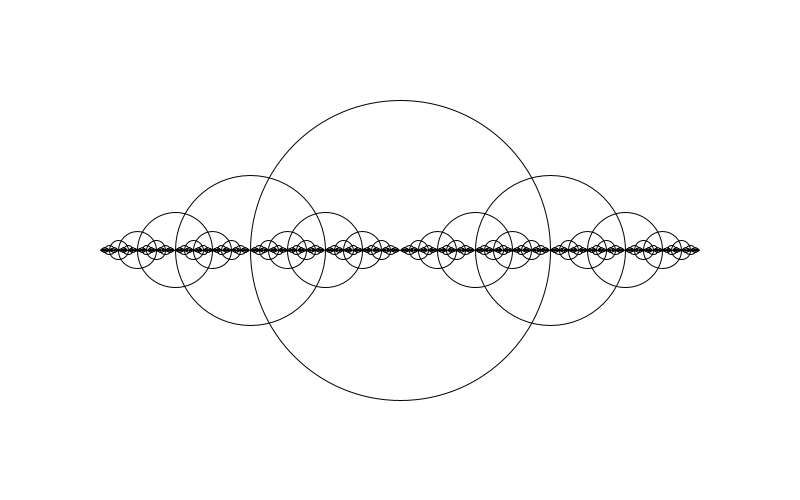
Frame 1 (no input)
Frame 60 (the mouse pressed at the canvas centre just before this capture): identical to frame 1, image omitted
Frame 120 (the mouse held since frame 60 and released just before this capture): identical to frame 1, image omitted

The Processing sketch that drew this single still picture (run headless with seeded random() and noise(); from frame 60 on, the mouse is pressed at the canvas centre):

// Processing sketch: recursion
// ── recursion.pde
void setup() {
  size(800,500);
}

void draw() {
  background(255);
  stroke(0);
  noFill();
  drawCircle(width/2,height/2,300);
}

// draw circle function
void drawCircle(float x, float y, float radius) {
  ellipse(x,y,radius,radius);
  if(radius > 2){
    //drawCircle call itself
    drawCircle(x + radius/2,y,radius/2);
    drawCircle(x - radius/2,y,radius/2);
  }
}
